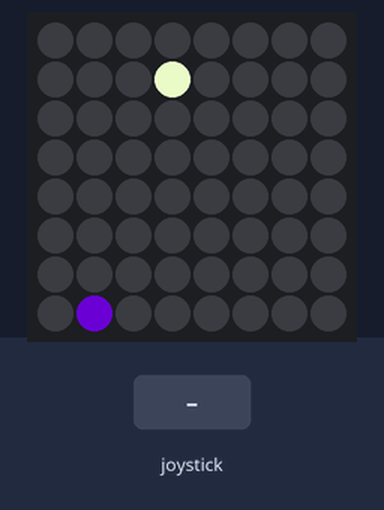
Simulated run of this program. Board: Raspberry Pi (BCM pin numbers) with a Sense HAT. On the bench: the Sense HAT's 8×8 RGB LED matrix. The inputs (shaded band) are chosen by the test bench. Random numbers come from a fixed seed. At 2.0 s the program stops and its outputs stay as they are.

Above: at 1.2 s.
1.3 s: joystick pushed up
Timing chart, 0 to 3.5 s (numbered marks = the images above; inputs shaded):
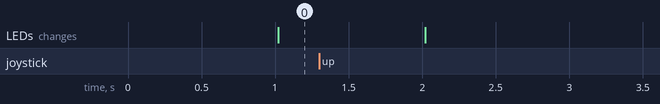

The program:

pixelate.py
```python
from sense_hat import SenseHat
from time import sleep
from random import randint
import signal
import sys

sense = SenseHat()

def clear_and_exit(sig, frame):
    sense.clear()
    sys.exit(0)
signal.signal(signal.SIGINT, clear_and_exit)

while not sense.stick.get_events():
	randColor = (
		randint(0, 255),
		randint(0, 255),
        randint(0, 255),
	)
	x = randint(0, 7)
	y = randint(0, 7)

	sense.set_pixel(x, y, randColor)
	sleep(1)

sense.clear()
```
